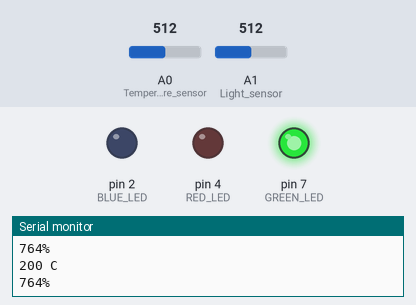
Simulated run of this sketch. Board: Arduino Uno, built with avr-gcc and run on an emulated ATmega328P. Shown: output pins drawn as LEDs (lit = HIGH), the last lines printed to the serial monitor. Inputs (shaded band) come from the test bench; at power-on: A0 (Temperature_sensor) = 512, A1 (Light_sensor) = 512.

Above: at 1.8 s.
1.9 s: A0 (Temperature_sensor) set to 152
3.4 s: A0 (Temperature_sensor) set to 131
At 4.7 s:
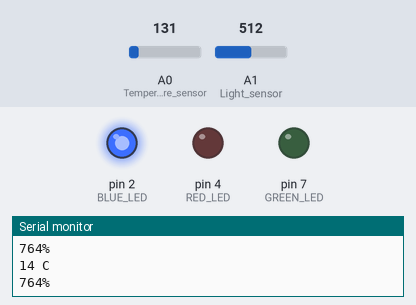
5.5 s: A1 (Light_sensor) set to 43
7.2 s: A1 (Light_sensor) set to 37
At 9.0 s:
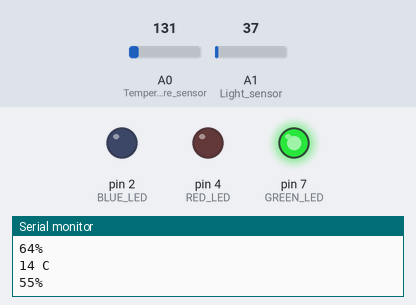
9.5 s: A1 (Light_sensor) set to 11
At 10.6 s:
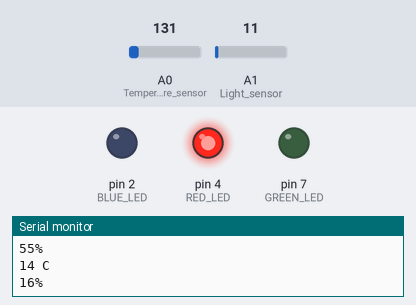
11.5 s: A1 (Light_sensor) set to 16
At 13.4 s:
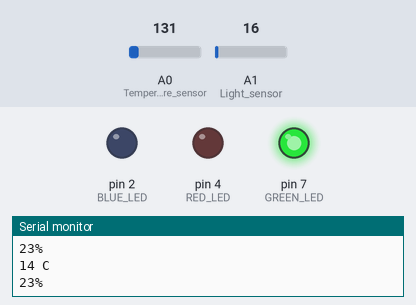
Timing chart, 0 to 14.5 s (numbered marks = the images above; inputs shaded):
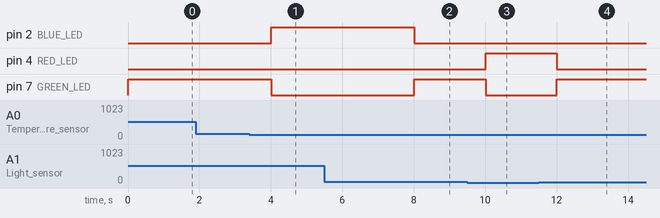

Measured:
- the behaviour switches between 145 and 144 on A0 (Temperature_sensor) (found by bisection; images 0 and 1)
- the behaviour switches between 41 and 40 on A1 (Light_sensor) (found by bisection; images 1 and 2)
- the behaviour switches between 14 and 15 on A1 (Light_sensor) (found by bisection; images 3 and 4)
- after the input at 3.4 s, pin 2 (BLUE_LED): LOW → HIGH after 0.60 s; pin 7 (GREEN_LED): HIGH → LOW after 0.60 s
- after the input at 7.2 s, pin 2 (BLUE_LED): HIGH → LOW after 0.81 s; pin 7 (GREEN_LED): LOW → HIGH after 0.81 s
- after the input at 9.5 s, pin 4 (RED_LED): LOW → HIGH after 0.51 s; pin 7 (GREEN_LED): HIGH → LOW after 0.51 s
- after the input at 11.5 s, pin 4 (RED_LED): HIGH → LOW after 0.51 s; pin 7 (GREEN_LED): LOW → HIGH after 0.51 s

The sketch:

main.ino
```cpp
// (C) Erik Lindstrand, Konstantinos Rokanas, Michal Spano, group: 5 (2024)
// Work package 3
// Exercise 2, 3
// Submission code: 0173549
//
// Note: the following source code contains implementation for both the 2nd and
// the 3rd exercises. For the 2nd exercise, the `DHT.h` library was not used, so
// the solution is applicable to the 3rd exercise as well. The circuits remain the
// same, merely a multimeter is added to display the voltage (in exercise 3).

// Macros section
#define f_BAUD    9600 // Frequency of the serial port
#define LIGHT_MAX 67.0 // Max raw value of the light intensity sensor
#define BLUE_LED  2    // Pin of blue LED
#define RED_LED   4    // Pin of red LED
#define GREEN_LED 7    // Pin of green LED

// Function prototypes
int l_map(const int l);         // Map light value to an ordinal
int t_map(const int t);         // Map temperature value to an ordinal
float parse_temp(const int r);  // Parse raw temperature
float parse_light(const int r); // Parse raw light intensity

const float sDELAY = 1; // Span of each iteration (in seconds)

/**
 * Initialize all components, begin a serial monitor at 9600.
 */
void setup() {
  Serial.begin(f_BAUD);       // Serial monitor
  pinMode(A0, INPUT);         // Temperature sensor
  pinMode(A1, INPUT);         // Light sensor
  pinMode(BLUE_LED, OUTPUT);  // Blue LED
  pinMode(RED_LED, OUTPUT);   // Red LED
  pinMode(GREEN_LED, OUTPUT); // Green LED
}

/**
 * This function is run continually while the board is turned on. Perform the
 * purpose of the program.
 */
void loop() {
  int raw_temp  = analogRead(A0); // Read the raw temperature value.
  int raw_light = analogRead(A1); // Read the raw light intensity value.

  // Parse the raw temperature and light intensity values to the conventional
  // units (Celsius and percentage, respectively). Observe that the values are
  // cast to integers, as we are not interested in the decimal part.
  int temperature     = (int) parse_temp(raw_temp);
  int light_intensity = (int) parse_light(raw_light);

  // Log the values to the serial monitor
  Serial.print(temperature); Serial.println(" C");
  Serial.print(light_intensity); Serial.println("%");

  // Obtain the mapped ordinal values based on the current temperature and
  // light intensity values.
  int m_t = t_map(temperature);
  int m_l = l_map(light_intensity);

  // When the values are within a range of the same degree, the green LED is on.
  if (m_t == m_l) {
    digitalWrite(GREEN_LED, HIGH); // Turn on GREEN_LED
    digitalWrite(RED_LED, LOW);    // Turn off RED_LED
    digitalWrite(BLUE_LED, LOW);   // Turn off BLUE_LED
  // When the temperature range is of a higher degree than the one of the light
  // intensity, the red LED is on.
  } else if (m_t > m_l) {
    digitalWrite(RED_LED, HIGH);  // Turn on RED_LED
    digitalWrite(GREEN_LED, LOW); // Turn off GREEN_LED
    digitalWrite(BLUE_LED, LOW);  // Turn off BLUE_LED
  // Otherwise, the blue LED is on.
  } else {
    digitalWrite(BLUE_LED, HIGH); // Turn on BLUE_LED
    digitalWrite(GREEN_LED, LOW); // Turn off GREEN_LED
    digitalWrite(RED_LED, LOW);   // Turn off RED_LED
  }

  // Delay each iteration of the loop by some milliseconds.
  delay(sDELAY * 1000);
}

/**
 * A helper function to compute temperature value (in Celsius) from an analog
 * reading. The function is made more generic, such that it returns a float
 * even though we operate with integers in this exercise. This is to promote
 * future extensibility of the function (the same applies to `parse_light`).
 *
 * The following solution is adapted from the linked article.
 * @see https://learn.adafruit.com/tmp36-temperature-sensor/using-a-temp-sensor
 *
 * @param r - current raw value (i.e., reading) from the analog port.
 * @returns - temperature value in Celsius (as a float).
 */
float parse_temp(const int r) {
  // Convert the value to voltages (V).
  float voltage = (r * 5.0195f) / 1024.0f;

  // Replace 0 by 1 to allow the following line of code (to print the obtained value
  // in Voltages. This is helpful when debugging or demonstrating that the solution works.
#if 0
  // Print the parsed V value.
  Serial.print(voltage); Serial.println("V");
#endif

  // Include 500 mV (0.5V) offset, convert to temperature in Celsius.
  return (voltage - 0.5) * 100;
}

/**
 * A helper function to compute relative light intensity value based on an
 * analog reading.
 *
 * @param r - current raw value (i.e., reading) from the analog port.
 * @returns - light intensity percentage value (as a float).
 */
float parse_light(const int r) {
  // The sensor in use produces a max value of 67. Hence, we map each reading
  // as a relative percentage of the maximum value.
  return (r / LIGHT_MAX) * 100.0f;
}

/**
 * A helper function to map a temperature value to an ordinal.
 * There's a possibility to make this function less verbose, but the
 * current implementation is more readable.
 *
 * @param t - temperature value (in Celsius).
 * @returns - ordinal value (0, 1, 2, or 3).
 */
int t_map(const int t) {
  if      (t < -12)            return 0;
  else if (t >= -12 && t < 0)  return 1; // Should 0 be included? Not clear.
  else if (t >= 0 && t <= 20)  return 2;
  else                         return 3;
}

/**
 * A helper function to map a light_intensity value to an ordinal.
 * Note: we assume that l_map is used with `parse_light` function, so
 * that the input value is a percentage (i.e., in the range [0, 100]).
 * There's a possibility to make this function less verbose, but the
 * current implementation is more readable.
 *
 * @param l - light intensity value (as a percentage).
 * @returns - ordinal value (0, 1, 2, or 3).
 */
int l_map(const int l) {
  if      (l == 0)             return 0;
  else if (l >= 1  && l <= 20) return 1;
  else if (l >= 21 && l <= 60) return 2;
  else                         return 3;
}
```
